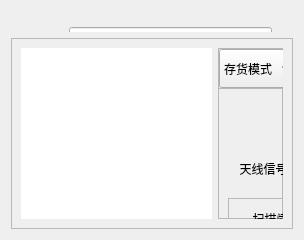
        <widget class="QWidget" name="page">
         <layout class="QHBoxLayout" name="horizontalLayout_2" stretch="1">
          <item>
           <layout class="QVBoxLayout" name="verticalLayout_2" stretch="1,9">
            <property name="bottomMargin">
             <number>0</number>
            </property>
            <item>
             <widget class="QFrame" name="frame">
              <property name="styleSheet">
               <string notr="true">QLineEdit, QCheckBox{
	color: rgb(0, 0, 0);
	font: 20px&quot;WenQuanYi Micro Hei&quot;;
}</string>
              </property>
              <property name="frameShape">
               <enum>QFrame::NoFrame</enum>
              </property>
              <property name="frameShadow">
               <enum>QFrame::Raised</enum>
              </property>
              <widget class="QPushButton" name="close_2">
               <property name="geometry">
                <rect>
                 <x>1500</x>
                 <y>10</y>
                 <width>40</width>
                 <height>40</height>
                </rect>
               </property>
               <property name="focusPolicy">
                <enum>Qt::NoFocus</enum>
               </property>
               <property name="styleSheet">
                <string notr="true">font: 75 40px &quot;WenQuanYi Micro Hei Mono&quot;;
color:rgb(3,110,170);
background-color:rgb(255,255,255);
border:0px solid grey;</string>
               </property>
               <property name="text">
                <string>×</string>
               </property>
              </widget>
              <widget class="QWidget" name="horizontalLayoutWidget">
               <property name="geometry">
                <rect>
                 <x>10</x>
                 <y>16</y>
                 <width>251</width>
                 <height>41</height>
                </rect>
               </property>
               <layout class="QHBoxLayout" name="horizontalLayout_10">
                <property name="spacing">
                 <number>0</number>
                </property>
                <item>
                 <widget class="QLabel" name="label">
                  <property name="text">
                   <string>设备地址</string>
                  </property>
                  <property name="alignment">
                   <set>Qt::AlignCenter</set>
                  </property>
                 </widget>
                </item>
                <item>
                 <widget class="QLineEdit" name="input_addr">
                  <property name="sizePolicy">
                   <sizepolicy hsizetype="Expanding" vsizetype="Preferred">
                    <horstretch>0</horstretch>
                    <verstretch>0</verstretch>
                   </sizepolicy>
                  </property>
                  <property name="inputMask">
                   <string/>
                  </property>
                  <property name="text">
                   <string/>
                  </property>
                  <property name="alignment">
                   <set>Qt::AlignCenter</set>
                  </property>
                 </widget>
                </item>
               </layout>
              </widget>
              <widget class="QWidget" name="horizontalLayoutWidget_2">
               <property name="geometry">
                <rect>
                 <x>270</x>
                 <y>16</y>
                 <width>151</width>
                 <height>41</height>
                </rect>
               </property>
               <layout class="QHBoxLayout" name="horizontalLayout_11">
                <property name="spacing">
                 <number>0</number>
                </property>
                <item>
                 <widget class="QLabel" name="label_4">
                  <property name="text">
                   <string>设备端口</string>
                  </property>
                  <property name="alignment">
                   <set>Qt::AlignCenter</set>
                  </property>
                 </widget>
                </item>
                <item>
                 <widget class="QLineEdit" name="input_port">
                  <property name="sizePolicy">
                   <sizepolicy hsizetype="Expanding" vsizetype="Preferred">
                    <horstretch>0</horstretch>
                    <verstretch>0</verstretch>
                   </sizepolicy>
                  </property>
                  <property name="inputMethodHints">
                   <set>Qt::ImhFormattedNumbersOnly</set>
                  </property>
                  <property name="text">
                   <string/>
                  </property>
                  <property name="alignment">
                   <set>Qt::AlignCenter</set>
                  </property>
                 </widget>
                </item>
               </layout>
              </widget>
              <widget class="QToolButton" name="add_device">
               <property name="geometry">
                <rect>
                 <x>430</x>
                 <y>16</y>
                 <width>71</width>
                 <height>41</height>
                </rect>
               </property>
               <property name="focusPolicy">
                <enum>Qt::NoFocus</enum>
               </property>
               <property name="styleSheet">
                <string notr="true">font: 75 30px &quot;WenQuanYi Micro Hei&quot;;</string>
               </property>
               <property name="text">
                <string>+</string>
               </property>
              </widget>
              <widget class="QCheckBox" name="dev_outside">
               <property name="geometry">
                <rect>
                 <x>530</x>
                 <y>30</y>
                 <width>121</width>
                 <height>23</height>
                </rect>
               </property>
               <property name="text">
                <string>外部设备</string>
               </property>
              </widget>
             </widget>
            </item>
            <item>
             <widget class="QFrame" name="frm_rfid">
              <property name="frameShape">
               <enum>QFrame::StyledPanel</enum>
              </property>
              <property name="frameShadow">
               <enum>QFrame::Raised</enum>
              </property>
              <layout class="QHBoxLayout" name="horizontalLayout_9" stretch="50,17">
               <item>
                <widget class="QTableView" name="rfidDevView">
                 <property name="frameShape">
                  <enum>QFrame::NoFrame</enum>
                 </property>
                 <property name="selectionBehavior">
                  <enum>QAbstractItemView::SelectRows</enum>
                 </property>
                </widget>
               </item>
               <item>
                <widget class="QFrame" name="frame_4">
                 <property name="frameShape">
                  <enum>QFrame::StyledPanel</enum>
                 </property>
                 <property name="frameShadow">
                  <enum>QFrame::Raised</enum>
                 </property>
                 <widget class="QFrame" name="frame_3">
                  <property name="geometry">
                   <rect>
                    <x>0</x>
                    <y>0</y>
                    <width>391</width>
                    <height>41</height>
                   </rect>
                  </property>
                  <property name="frameShape">
                   <enum>QFrame::StyledPanel</enum>
                  </property>
                  <property name="frameShadow">
                   <enum>QFrame::Raised</enum>
                  </property>
                  <layout class="QHBoxLayout" name="horizontalLayout_12" stretch="0,6">
                   <property name="spacing">
                    <number>0</number>
                   </property>
                   <property name="leftMargin">
                    <number>0</number>
                   </property>
                   <property name="topMargin">
                    <number>0</number>
                   </property>
                   <property name="rightMargin">
                    <number>0</number>
                   </property>
                   <property name="bottomMargin">
                    <number>0</number>
                   </property>
                   <item>
                    <widget class="QComboBox" name="dev_act">
                     <property name="sizePolicy">
                      <sizepolicy hsizetype="Preferred" vsizetype="Preferred">
                       <horstretch>0</horstretch>
                       <verstretch>0</verstretch>
                      </sizepolicy>
                     </property>
                     <item>
                      <property name="text">
                       <string>存货模式</string>
                      </property>
                     </item>
                     <item>
                      <property name="text">
                       <string>取货模式</string>
                      </property>
                     </item>
                     <item>
                      <property name="text">
                       <string>预警模式</string>
                      </property>
                     </item>
                    </widget>
                   </item>
                   <item>
                    <widget class="QLabel" name="dev_name">
                     <property name="styleSheet">
                      <string notr="true">padding-left:10px;</string>
                     </property>
                     <property name="text">
                      <string/>
                     </property>
                    </widget>
                   </item>
                  </layout>
                 </widget>
                 <widget class="QFrame" name="frame_5">
                  <property name="geometry">
                   <rect>
                    <x>10</x>
                    <y>100</y>
                    <width>371</width>
                    <height>41</height>
                   </rect>
                  </property>
                  <property name="maximumSize">
                   <size>
                    <width>16777215</width>
                    <height>41</height>
                   </size>
                  </property>
                  <property name="frameShape">
                   <enum>QFrame::NoFrame</enum>
                  </property>
                  <property name="frameShadow">
                   <enum>QFrame::Plain</enum>
                  </property>
                  <layout class="QHBoxLayout" name="horizontalLayout_14">
                   <property name="spacing">
                    <number>4</number>
                   </property>
                   <property name="leftMargin">
                    <number>0</number>
                   </property>
                   <property name="topMargin">
                    <number>0</number>
                   </property>
                   <property name="rightMargin">
                    <number>0</number>
                   </property>
                   <property name="bottomMargin">
                    <number>0</number>
                   </property>
                   <item>
                    <widget class="QLabel" name="label_7">
                     <property name="minimumSize">
                      <size>
                       <width>95</width>
                       <height>0</height>
                      </size>
                     </property>
                     <property name="text">
                      <string>天线信号强度</string>
                     </property>
                     <property name="alignment">
                      <set>Qt::AlignCenter</set>
                     </property>
                    </widget>
                   </item>
                   <item>
                    <layout class="QHBoxLayout" name="horizontalLayout_13">
                     <item>
                      <widget class="QToolButton" name="sig_minus">
                       <property name="sizePolicy">
                        <sizepolicy hsizetype="Minimum" vsizetype="Preferred">
                         <horstretch>0</horstretch>
                         <verstretch>0</verstretch>
                        </sizepolicy>
                       </property>
                       <property name="minimumSize">
                        <size>
                         <width>39</width>
                         <height>39</height>
                        </size>
                       </property>
                       <property name="focusPolicy">
                        <enum>Qt::NoFocus</enum>
                       </property>
                       <property name="text">
                        <string>-</string>
                       </property>
                      </widget>
                     </item>
                     <item>
                      <widget class="QProgressBar" name="ant_pow">
                       <property name="styleSheet">
                        <string notr="true">#ant_pow {
color:rgb(3,110,170);
border: 1px solid rgb(3,110,170);
background-color: #FFFFFF;
}
#ant_pow::chunk {
background: rgb(145, 210, 75);
width: 5px;margin:1px;
}</string>
                       </property>
                       <property name="maximum">
                        <number>30</number>
                       </property>
                       <property name="value">
                        <number>0</number>
                       </property>
                       <property name="alignment">
                        <set>Qt::AlignCenter</set>
                       </property>
                       <property name="orientation">
                        <enum>Qt::Horizontal</enum>
                       </property>
                       <property name="format">
                        <string>%v</string>
                       </property>
                      </widget>
                     </item>
                     <item>
                      <widget class="QToolButton" name="sig_add">
                       <property name="sizePolicy">
                        <sizepolicy hsizetype="Minimum" vsizetype="Preferred">
                         <horstretch>0</horstretch>
                         <verstretch>0</verstretch>
                        </sizepolicy>
                       </property>
                       <property name="minimumSize">
                        <size>
                         <width>39</width>
                         <height>39</height>
                        </size>
                       </property>
                       <property name="focusPolicy">
                        <enum>Qt::NoFocus</enum>
                       </property>
                       <property name="text">
                        <string>+</string>
                       </property>
                      </widget>
                     </item>
                    </layout>
                   </item>
                  </layout>
                 </widget>
                 <widget class="QFrame" name="frame_6">
                  <property name="geometry">
                   <rect>
                    <x>10</x>
                    <y>150</y>
                    <width>371</width>
                    <height>41</height>
                   </rect>
                  </property>
                  <property name="frameShape">
                   <enum>QFrame::StyledPanel</enum>
                  </property>
                  <property name="frameShadow">
                   <enum>QFrame::Raised</enum>
                  </property>
                  <layout class="QHBoxLayout" name="horizontalLayout_16">
                   <property name="spacing">
                    <number>3</number>
                   </property>
                   <property name="leftMargin">
                    <number>0</number>
                   </property>
                   <property name="topMargin">
                    <number>0</number>
                   </property>
                   <property name="rightMargin">
                    <number>0</number>
                   </property>
                   <property name="bottomMargin">
                    <number>0</number>
                   </property>
                   <item>
                    <widget class="QLabel" name="label_8">
                     <property name="minimumSize">
                      <size>
                       <width>95</width>
                       <height>0</height>
                      </size>
                     </property>
                     <property name="text">
                      <string>扫描阈值</string>
                     </property>
                     <property name="alignment">
                      <set>Qt::AlignCenter</set>
                     </property>
                    </widget>
                   </item>
                   <item>
                    <layout class="QHBoxLayout" name="horizontalLayout_15">
                     <item>
                      <widget class="QToolButton" name="conf_minus">
                       <property name="sizePolicy">
                        <sizepolicy hsizetype="Minimum" vsizetype="Preferred">
                         <horstretch>0</horstretch>
                         <verstretch>0</verstretch>
                        </sizepolicy>
                       </property>
                       <property name="minimumSize">
                        <size>
                         <width>39</width>
                         <height>39</height>
                        </size>
                       </property>
                       <property name="focusPolicy">
                        <enum>Qt::NoFocus</enum>
                       </property>
                       <property name="text">
                        <string>-</string>
                       </property>
                      </widget>
                     </item>
                     <item>
                      <widget class="QProgressBar" name="conf_int">
                       <property name="styleSheet">
                        <string notr="true">#conf_int {
color:rgb(3,110,170);
border: 1px solid rgb(3,110,170);
background-color: #FFFFFF;
}
#conf_int::chunk {
background: rgb(145, 210, 75);
width: 2px;margin:1px;
}</string>
                       </property>
                       <property name="maximum">
                        <number>90</number>
                       </property>
                       <property name="value">
                        <number>0</number>
                       </property>
                       <property name="alignment">
                        <set>Qt::AlignCenter</set>
                       </property>
                       <property name="orientation">
                        <enum>Qt::Horizontal</enum>
                       </property>
                       <property name="format">
                        <string>%v</string>
                       </property>
                      </widget>
                     </item>
                     <item>
                      <widget class="QToolButton" name="conf_add">
                       <property name="sizePolicy">
                        <sizepolicy hsizetype="Minimum" vsizetype="Preferred">
                         <horstretch>0</horstretch>
                         <verstretch>0</verstretch>
                        </sizepolicy>
                       </property>
                       <property name="minimumSize">
                        <size>
                         <width>39</width>
                         <height>39</height>
                        </size>
                       </property>
                       <property name="focusPolicy">
                        <enum>Qt::NoFocus</enum>
                       </property>
                       <property name="text">
                        <string>+</string>
                       </property>
                      </widget>
                     </item>
                    </layout>
                   </item>
                  </layout>
                 </widget>
                 <widget class="QFrame" name="frame_7">
                  <property name="geometry">
                   <rect>
                    <x>10</x>
                    <y>200</y>
                    <width>371</width>
                    <height>41</height>
                   </rect>
                  </property>
                  <property name="frameShape">
                   <enum>QFrame::StyledPanel</enum>
                  </property>
                  <property name="frameShadow">
                   <enum>QFrame::Raised</enum>
                  </property>
                  <layout class="QHBoxLayout" name="horizontalLayout_17">
                   <property name="spacing">
                    <number>3</number>
                   </property>
                   <property name="leftMargin">
                    <number>0</number>
                   </property>
                   <property name="topMargin">
                    <number>0</number>
                   </property>
                   <property name="rightMargin">
                    <number>0</number>
                   </property>
                   <property name="bottomMargin">
                    <number>0</number>
                   </property>
                   <item>
                    <widget class="QLabel" name="label_9">
                     <property name="minimumSize">
                      <size>
                       <width>95</width>
                       <height>0</height>
                      </size>
                     </property>
                     <property name="text">
                      <string>梯度阈值</string>
                     </property>
                     <property name="alignment">
                      <set>Qt::AlignCenter</set>
                     </property>
                    </widget>
                   </item>
                   <item>
                    <layout class="QHBoxLayout" name="horizontalLayout_18">
                     <item>
                      <widget class="QToolButton" name="grad_minus">
                       <property name="sizePolicy">
                        <sizepolicy hsizetype="Minimum" vsizetype="Preferred">
                         <horstretch>0</horstretch>
                         <verstretch>0</verstretch>
                        </sizepolicy>
                       </property>
                       <property name="minimumSize">
                        <size>
                         <width>39</width>
                         <height>39</height>
                        </size>
                       </property>
                       <property name="focusPolicy">
                        <enum>Qt::NoFocus</enum>
                       </property>
                       <property name="text">
                        <string>-</string>
                       </property>
                      </widget>
                     </item>
                     <item>
                      <widget class="QProgressBar" name="grad_thre">
                       <property name="styleSheet">
                        <string notr="true">#grad_thre {
color:rgb(3,110,170);
border: 1px solid rgb(3,110,170);
background-color: #FFFFFF;
}
#grad_thre::chunk {
background: rgb(145, 210, 75);
width: 5px;margin:1px;
}</string>
                       </property>
                       <property name="maximum">
                        <number>30</number>
                       </property>
                       <property name="value">
                        <number>0</number>
                       </property>
                       <property name="alignment">
                        <set>Qt::AlignCenter</set>
                       </property>
                       <property name="orientation">
                        <enum>Qt::Horizontal</enum>
                       </property>
                       <property name="format">
                        <string>%v</string>
                       </property>
                      </widget>
                     </item>
                     <item>
                      <widget class="QToolButton" name="grad_add">
                       <property name="sizePolicy">
                        <sizepolicy hsizetype="Minimum" vsizetype="Preferred">
                         <horstretch>0</horstretch>
                         <verstretch>0</verstretch>
                        </sizepolicy>
                       </property>
                       <property name="minimumSize">
                        <size>
                         <width>39</width>
                         <height>39</height>
                        </size>
                       </property>
                       <property name="focusPolicy">
                        <enum>Qt::NoFocus</enum>
                       </property>
                       <property name="text">
                        <string>+</string>
                       </property>
                      </widget>
                     </item>
                    </layout>
                   </item>
                  </layout>
                 </widget>
                </widget>
               </item>
              </layout>
             </widget>
            </item>
           </layout>
          </item>
         </layout>
        </widget>
